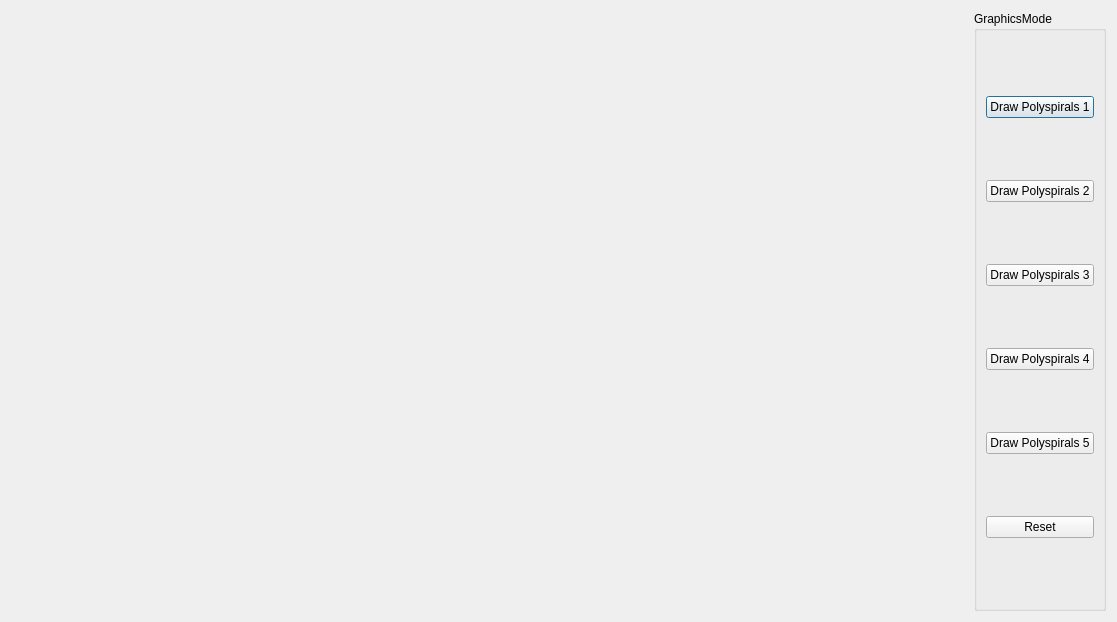
<?xml version="1.0" encoding="UTF-8"?>
<ui version="4.0">
 <class>SecondWindow</class>
 <widget class="QDialog" name="SecondWindow">
  <property name="geometry">
   <rect>
    <x>0</x>
    <y>0</y>
    <width>1117</width>
    <height>622</height>
   </rect>
  </property>
  <property name="windowTitle">
   <string>Dialog</string>
  </property>
  <layout class="QHBoxLayout" name="horizontalLayout">
   <item>
    <widget class="graphics" name="GraphicsPresenter" native="true">
     <property name="sizePolicy">
      <sizepolicy hsizetype="Expanding" vsizetype="Preferred">
       <horstretch>0</horstretch>
       <verstretch>0</verstretch>
      </sizepolicy>
     </property>
    </widget>
   </item>
   <item>
    <widget class="QGroupBox" name="GraphicsControl">
     <property name="title">
      <string>GraphicsMode</string>
     </property>
     <layout class="QVBoxLayout" name="verticalLayout">
      <item>
       <widget class="QPushButton" name="BtnDrawPolysprials1">
        <property name="text">
         <string>Draw Polyspirals 1</string>
        </property>
       </widget>
      </item>
      <item>
       <widget class="QPushButton" name="BtnDrawPolysprials2">
        <property name="text">
         <string>Draw Polyspirals 2</string>
        </property>
       </widget>
      </item>
      <item>
       <widget class="QPushButton" name="BtnDrawPolysprials3">
        <property name="text">
         <string>Draw Polyspirals 3</string>
        </property>
       </widget>
      </item>
      <item>
       <widget class="QPushButton" name="BtnDrawPolysprials4">
        <property name="text">
         <string>Draw Polyspirals 4</string>
        </property>
       </widget>
      </item>
      <item>
       <widget class="QPushButton" name="BtnDrawPolysprials5">
        <property name="text">
         <string>Draw Polyspirals 5</string>
        </property>
       </widget>
      </item>
      <item>
       <widget class="QPushButton" name="BtnReset">
        <property name="text">
         <string>Reset</string>
        </property>
       </widget>
      </item>
     </layout>
    </widget>
   </item>
  </layout>
 </widget>
 <customwidgets>
  <customwidget>
   <class>graphics</class>
   <extends>QWidget</extends>
   <header location="global">graphics.h</header>
   <container>1</container>
  </customwidget>
 </customwidgets>
 <resources/>
 <connections/>
</ui>
